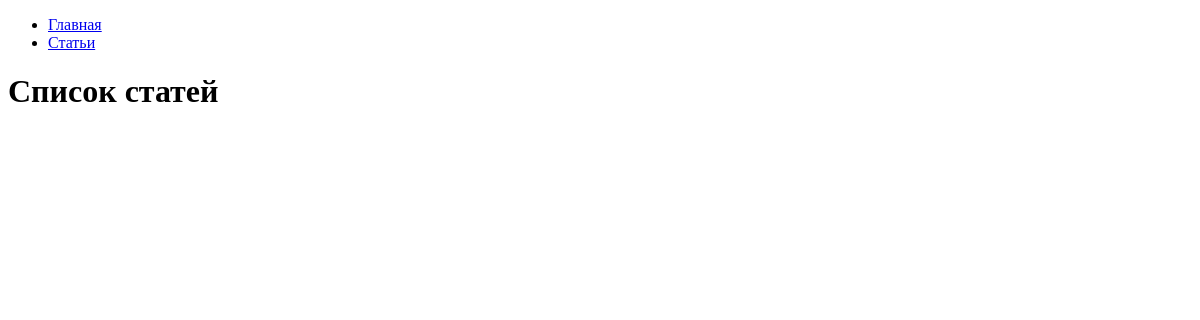
The app's page /articles/, older data.
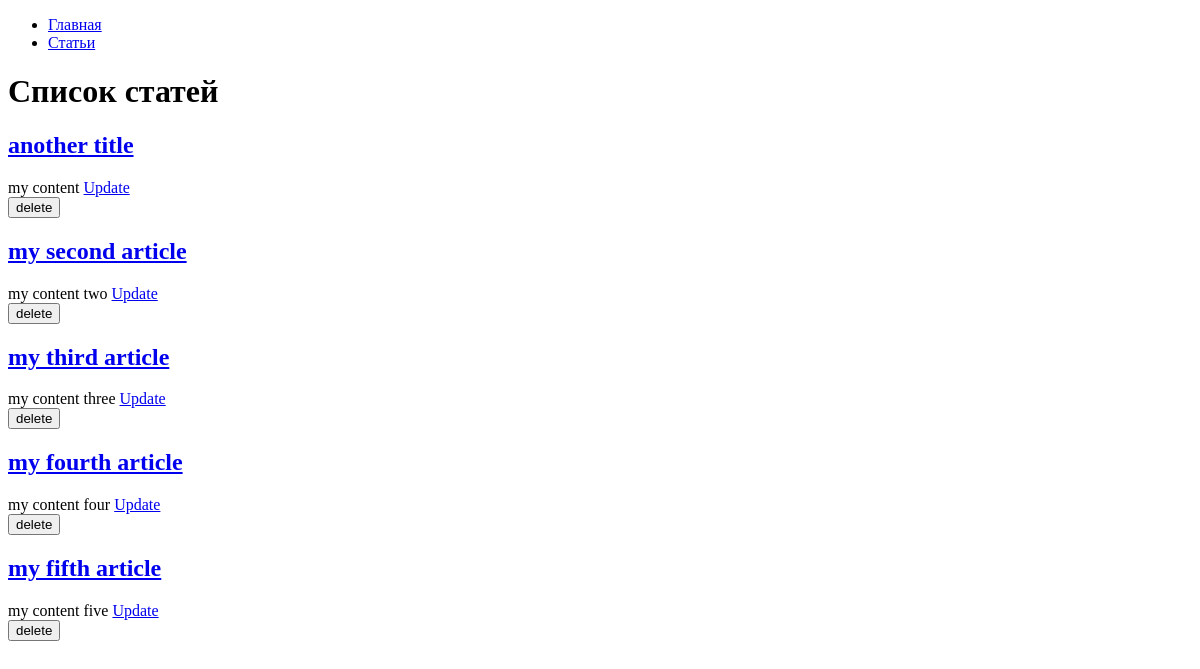
The same page, newer data.
### hexlet_django_blog/article/models.py (models this page shows, shortened)
class Article(models.Model):
    name = models.CharField(max_length=200) # название статьи
    body = models.TextField() # тело статьи
    timestamp = models.DateTimeField(auto_now_add=True)

### hexlet_django_blog/article/views.py (the view)
# urls.py: path('', views.IndexView.as_view(), name='articles'),
class IndexView(View):
    def get(self, request, *args, **kwargs):
         articles = Article.objects.all()[:15]
         return render(request, 'articles/index.html', context={
            'articles': articles,
        })

### hexlet_django_blog/templates/articles/index.html (shortened to what this page needs)
{% extends "base.html" %}
{% block content %}
    <h1>Список статей</h1>
    {% for article in articles %}
        <h2><a href={{ article.id }}>{{ article.name }}</a></h2>
        <div>{{ article.body|slice:":200" }} <a href={% url 'articles_update' id=article.id %}>  Update</a></div>
        <form action="{% url 'articles_delete' article.id %}" method="post">
        <input type="submit" value="delete">
        </form>
    {% endfor %}
{% endblock %}

### hexlet_django_blog/templates/base.html (shortened to what this page needs)
<!DOCTYPE html>
<html lang="en">
<head>
</head>
<body>
<div id="sidebar">
    {% block sidebar %}
        <ul>
            <li><a href="/">Главная</a></li>
            <li><a
href="/articles/">Статьи</a></li>
        </ul>
    {% endblock %}
</div>
<div id="content">
    {% block content %}{% endblock %}
</div>
</body>
</html>

Row changes from the older to the newer data that the page shows:
added Article: name "another title", body "my content"
added Article: name "my second article", body "my content two"
added Article: name "my third article", body "my content three"
added Article: name "my fourth article", body "my content four"
added Article: name "my fifth article", body "my content five"
